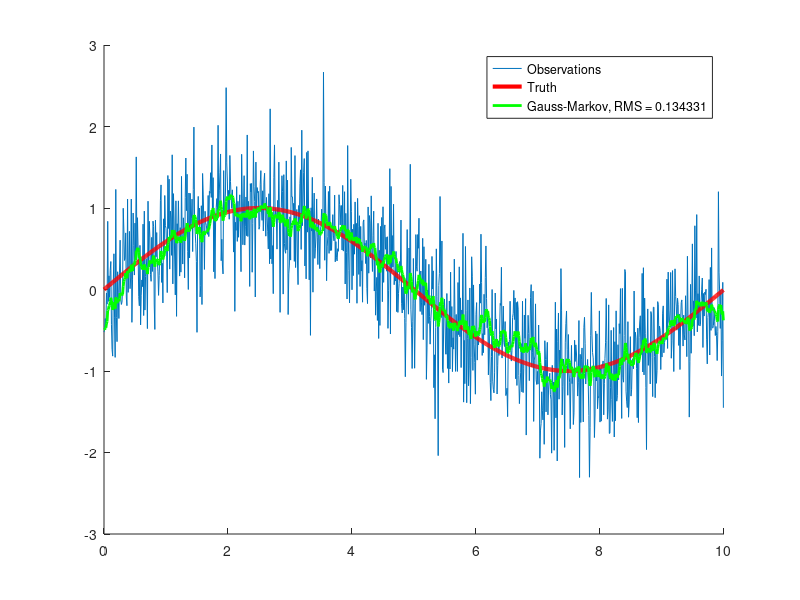

Write the MATLAB code that produced this figure.
%% Markov
%% Initialize
clearvars -except function_list pub_opt P_joseph_store
global function_list;
function_list = {};
close all

obs_data = load('hw11.dat');

T = 10;
truth = sin(obs_data(:,1) * 2*pi/T);
figure
hold on
plot(obs_data(:,1),obs_data(:,2))
plot(obs_data(:,1),truth,'r','LineWidth',3)

eta0_ap = 0;
P0_ap = 1;
R = 1;
Q = 1;
num_obs = length(obs_data(:,1));
eta_est_store = zeros(num_obs,1);

eta_est = eta0_ap;
P = P0_ap;

tc_vec = [.1 1 3 5];
sig_vec = [.5 4 2 1];

best_RMS = -1;
for idx = 1:length(tc_vec)
time_const = tc_vec(idx);
beta = 1/time_const;
sigma = sig_vec(idx);
eta_est_store_inner = zeros(num_obs,1);
RMS_accum = 0;
for ii = 1:num_obs
    % STM
    if ii == 1 %measurement at t = 0
        m = 1;
    else
        m = exp(-beta*(obs_data(ii,1)-obs_data(ii-1,1)));
    end
    STM = m;
    
    % Time Update
    eta_ap = STM*eta_est;
    gamma = sqrt(sigma*sigma/2/beta*(1-m*m));
    P_ap = STM*P*STM + gamma*Q*gamma;
    
    % Kalman gain
    K = P_ap/(P_ap+1); % valid for this 1D case
    
    % Measurement Update
    Y = obs_data(ii,2);
    eta_est = eta_ap +K*(Y-eta_ap); %H~ == 1 in this case.
    P = K;
    
    eta_est_store_inner(ii) = eta_est;
    RMS_accum = RMS_accum + (truth(ii)-eta_est)*(truth(ii)-eta_est);
    
end
RMS = sqrt(RMS_accum/num_obs);
fprintf(sprintf('RMS for tau=%f, sigma=%f: %f\n',time_const, sigma, RMS));
if best_RMS == -1
    best_RMS = RMS;
    eta_est_store = eta_est_store_inner;
else
    if RMS < best_RMS
        eta_est_store = eta_est_store_inner;
    end
    best_RMS = min(best_RMS,RMS);
end
end
plot(obs_data(:,1),eta_est_store,'g','LineWidth',2)
legend('Observations', 'Truth', sprintf('Gauss-Markov, RMS = %f',best_RMS))
% figure
% hist(obs_data(ii,2)-eta_est_store);